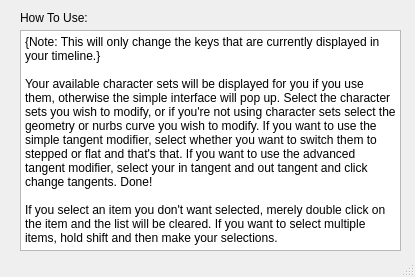
<?xml version="1.0" encoding="UTF-8"?>
<ui version="4.0">
 <class>tangentSwitcherHelpWindow</class>
 <widget class="QMainWindow" name="tangentSwitcherHelpWindow">
  <property name="geometry">
   <rect>
    <x>0</x>
    <y>0</y>
    <width>415</width>
    <height>277</height>
   </rect>
  </property>
  <property name="windowTitle">
   <string>Tangent Switcher Help</string>
  </property>
  <widget class="QWidget" name="centralwidget">
   <widget class="QWidget" name="gridLayoutWidget">
    <property name="geometry">
     <rect>
      <x>10</x>
      <y>10</y>
      <width>391</width>
      <height>241</height>
     </rect>
    </property>
    <layout class="QGridLayout" name="gridLayout">
     <property name="sizeConstraint">
      <enum>QLayout::SetNoConstraint</enum>
     </property>
     <property name="leftMargin">
      <number>10</number>
     </property>
     <property name="topMargin">
      <number>20</number>
     </property>
     <item row="0" column="0">
      <widget class="QPlainTextEdit" name="plainTextEdit">
       <property name="sizePolicy">
        <sizepolicy hsizetype="Expanding" vsizetype="Expanding">
         <horstretch>0</horstretch>
         <verstretch>0</verstretch>
        </sizepolicy>
       </property>
       <property name="maximumSize">
        <size>
         <width>700</width>
         <height>700</height>
        </size>
       </property>
       <property name="readOnly">
        <bool>true</bool>
       </property>
       <property name="plainText">
        <string>{Note: This will only change the keys that are currently displayed in your timeline.} 

Your available character sets will be displayed for you if you use them, otherwise the simple interface will pop up. Select the character sets you wish to modify, or if you're not using character sets select the geometry or nurbs curve you wish to modify. If you want to use the simple tangent modifier, select whether you want to switch them to stepped or flat and that's that. If you want to use the advanced tangent modifier, select your in tangent and out tangent and click change tangents. Done!

If you select an item you don't want selected, merely double click on the item and the list will be cleared. If you want to select multiple items, hold shift and then make your selections.</string>
       </property>
       <property name="textInteractionFlags">
        <set>Qt::NoTextInteraction</set>
       </property>
      </widget>
     </item>
    </layout>
   </widget>
   <widget class="QLabel" name="label">
    <property name="geometry">
     <rect>
      <x>20</x>
      <y>10</y>
      <width>80</width>
      <height>16</height>
     </rect>
    </property>
    <property name="text">
     <string>How To Use:</string>
    </property>
   </widget>
  </widget>
  <widget class="QStatusBar" name="statusbar"/>
 </widget>
 <resources/>
 <connections/>
</ui>
